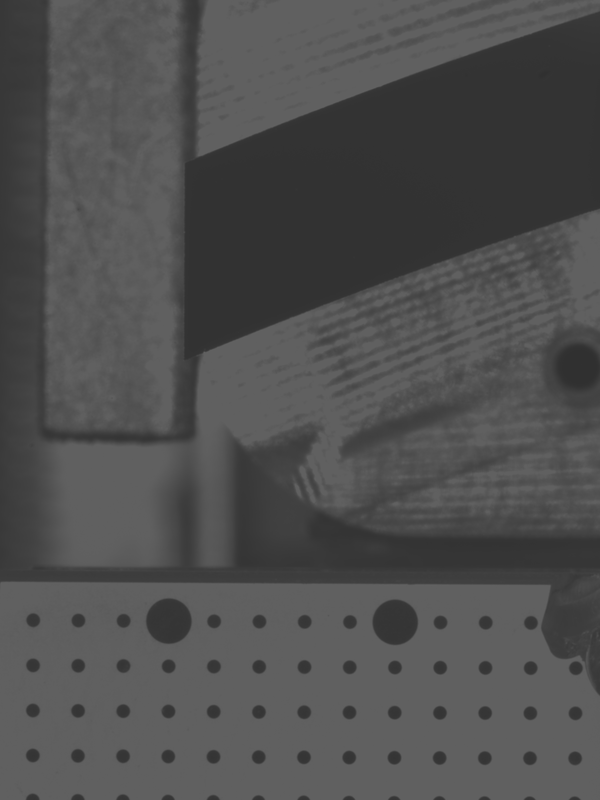
#> input picture data/smt_image/343216_20160805-142843_L.tif, 600 x 800 px
$ python extract_corners.py   (older library calls are emulated)
#> lines starting #> are read from the running program, lines starting #| are printed output that depends on the picture; after the words box and inside, x2 and y2 are one past the last pixel; in counts of white or black regions, pixels touching at a corner belong together
import cv2

import numpy as np
np.set_printoptions(threshold=np.nan)


img = cv2.imread("../../data/smt_image/343216_20160805-142843_L.tif")
#> img is the input picture: shape (800, 600, 3); min 48, max 97, mean 78.9
#img = cv2.imread("../../data/smt_image/342547_20160721-204408_R.tif")
left = True

imgray = cv2.cvtColor(img,cv2.COLOR_BGR2GRAY)

cv2.imshow("gray", imgray)

ret,thresh = cv2.threshold(imgray,60,255,0)
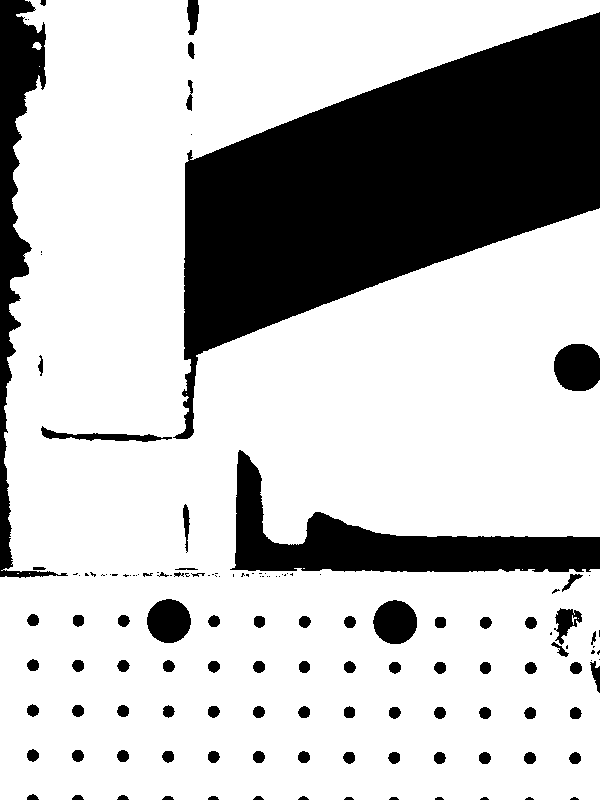
#> thresh: shape (800, 600); 74.7% white; 139 black regions (55 under 20 px), largest, box (x1, y1, x2, y2) and area: (173, 12, 600, 439) 82339, (230, 450, 600, 572) 15321, (0, 0, 68, 578) 10196

cv2.imshow("Thresh", thresh)

kernel = np.ones((7,7),np.uint8)

thresh = cv2.dilate(thresh,kernel,iterations = 1)
#> thresh: shape (800, 600); 79% white; 66 black regions (56 under 20 px), largest, box (x1, y1, x2, y2) and area: (187, 16, 600, 356) 77624, (238, 456, 600, 569) 12045, (0, 0, 42, 566) 6943
thresh = cv2.erode(thresh,kernel,iterations = 1)
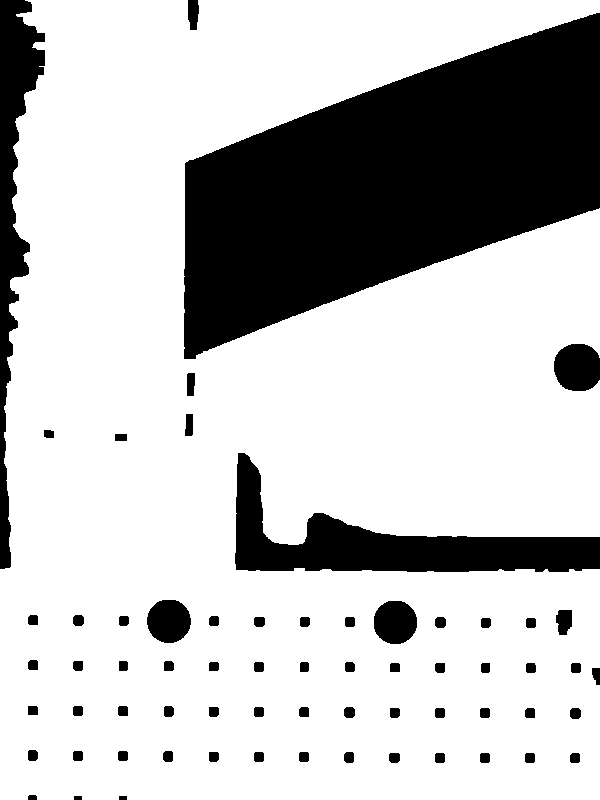
#> thresh: shape (800, 600); 75.6% white; 65 black regions, largest, box (x1, y1, x2, y2) and area: (184, 13, 600, 359) 81617, (235, 453, 600, 572) 15165, (0, 0, 45, 569) 9544

#cv2.imshow("Eroded", thresh)

thresh = cv2.bitwise_not(thresh)
#> thresh: shape (800, 600); 24.4% white; 65 white regions

im, contours, hierarchy = cv2.findContours(thresh,cv2.RETR_TREE,cv2.CHAIN_APPROX_SIMPLE)
#> contours = 65 contours; largest, box (x1, y1, x2, y2) and area: (184, 13, 600, 359) 81005, (235, 453, 600, 572) 14681, (0, 0, 45, 569) 8898, (554, 344, 600, 391) 1742, (147, 600, 191, 643) 1438

#cv2.drawContours(img, contours, -1, (0,255,0), 3)

def limit(val, maxVal):
    return min(max(0, val), maxVal)

biggest_shape = max(contours, key = cv2.contourArea)
#> biggest_shape = contour of 607 points, box (x1, y1, x2, y2) (184, 13, 600, 359), area 81005
x,y,w,h = cv2.boundingRect(biggest_shape)
#> x = 184; y = 13; w = 416; h = 346
w += 20
#> w = 436
h += 20
#> h = 366
x -= 10
#> x = 174
y -= 10
#> y = 3

x1 = limit(x, thresh.shape[0])
#> x1 = 174
y1 = limit(y, thresh.shape[1])
#> y1 = 3
x2 = limit(x + w, thresh.shape[0])
#> x2 = 610
y2 = limit(y + h, thresh.shape[1])
#> y2 = 369

#cv2.rectangle(thresh,(x1,y1),(x2,y2),(0,255,0),2)
cornerPic = thresh[y1:y2, x1:x2]
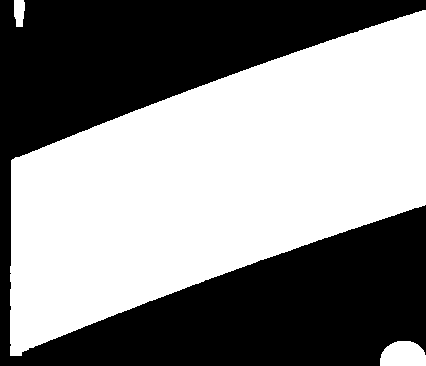
#> cornerPic: shape (366, 426); 53.1% white; 1 black region, box (x1, y1, x2, y2) and area: (0, 0, 426, 366) 73072
cv2.imshow("corner", cornerPic)
stencil = np.zeros(thresh.shape).astype(img.dtype)
cv2.fillPoly(stencil, [biggest_shape], 255)
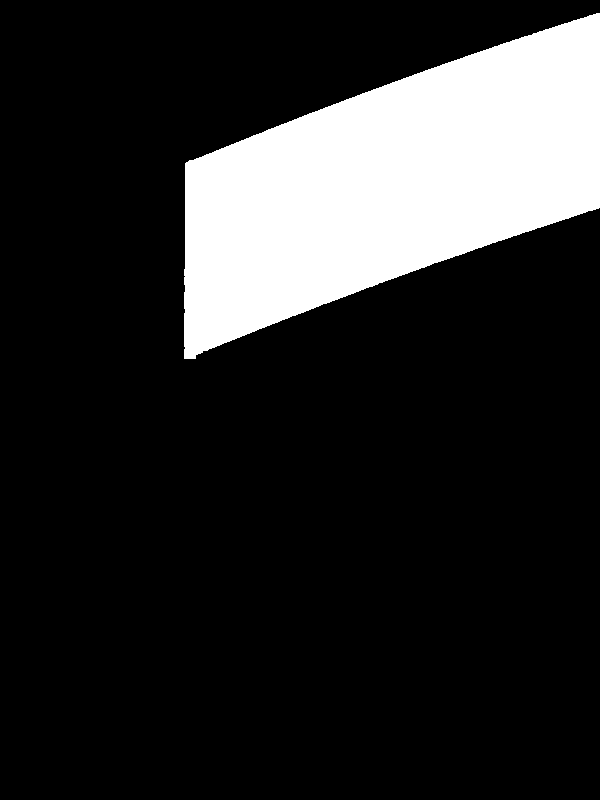
#> stencil: shape (800, 600); 17% white; 1 white region, box (x1, y1, x2, y2) and area: (184, 13, 600, 359) 81617
cutOut = cv2.bitwise_and(thresh, stencil)[y1:y2, x1:x2]
#> cutOut: shape (366, 426); 52.3% white; 1 black region, box (x1, y1, x2, y2) and area: (0, 0, 426, 366) 74299

# Detector parameters
blockSize = 6
apertureSize = 3
k = 0.05

# Detecting corners
dst = cv2.cornerHarris(cutOut, blockSize, apertureSize, k)
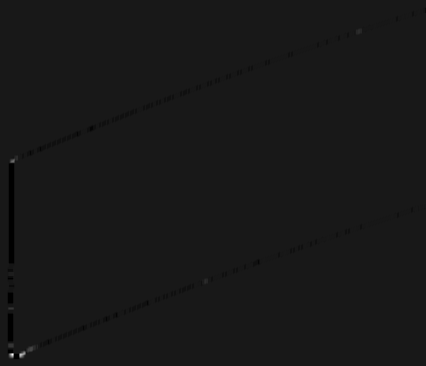
#> dst: shape (366, 426) float32; min -0.00556, max 0.052, mean -4.06e-05; drawn with min black and max white
dst_norm = np.empty(dst.shape, dtype=np.float32)
cv2.normalize(dst, dst_norm, alpha=0, beta=255, norm_type=cv2.NORM_MINMAX)
dst_norm_scaled = cv2.convertScaleAbs(dst_norm)
# Drawing a circle around corners
# Cluster around y
corners = []
threshold = 100
for i in range(dst_norm.shape[0]):
    for j in range(dst_norm.shape[1]):
        if int(dst_norm[i,j]) > threshold:
            corners.append((j, i))
            cv2.circle(cutOut, (j,i), 5, (0), 2)
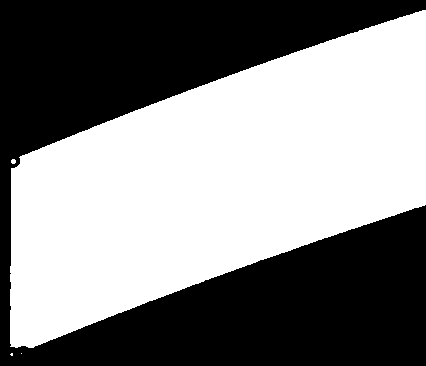
#> cutOut: shape (366, 426); 52.2% white; 1 black region, box (x1, y1, x2, y2) and area: (0, 0, 426, 366) 74486
#> after the loop, corners = 35 pairs, first value 10 to 24, second value 160 to 356

print("Corners: " + str(corners))
#> (printed output is left out)
corners.sort(key=lambda x: x[1])
corners = np.array(corners)
#corners.sort(axis = 1)
clusters = []
currentCluster = []
prev = None
for corner in corners:
    if prev is None or abs(prev[1] - corner[1]) <= 2:
        currentCluster.append(corner)
    else:
        clusters.append(currentCluster)
        currentCluster = []
    prev = corner
#> this loop made 35 passes
#> prev on passes 1 to 8: [13, 160], [12, 161], [13, 161], [23, 352], [24, 352], [11, 353], [12, 353], [13, 353]
#> after the loop, clusters = [[[13, 160], [12, 161], [13, 161]]]

if len(currentCluster) > 0:
    clusters.append(currentCluster)

import pprint
pp = pprint.PrettyPrinter(depth=6)
pp.pprint(clusters)
#> (printed output is left out)
#print(clusters)
corners = []
for cluster in clusters:
    cluster.sort(key=lambda x: x[0])
    print("Cluster: " + str(cluster))
    if left:    # min y
        min = (np.Inf, 0)
        for corner in cluster:
            if corner[0] < min[0]:
                min = corner
        corners.append(min)
    else: # max y
        max = (np.NINF, 0)
        for corner in cluster:
            if corner[0] > max[0]:
                max = corner
        corners.append(max)
#> this loop made 2 passes
#> (printed output is left out)
#> after the loop, corners = [[12, 161], [10, 354]]

#    corners.append(corner)

print(corners)
#| [array([ 12, 161]), array([ 10, 354])]

print("Top Left: " + str(corners[0]))
#| Top Left: [ 12 161]
print("Bottom Left: " + str(corners[1]))
#| Bottom Left: [ 10 354]
# Transform corners back to original image space
originalCorners1 = (int(x1 + corners[0][0]), int(y1 + corners[0][1]))
#> originalCorners1 = (186, 164)
originalCorners2 = (int(x1 + corners[1][0]), int(y1 + corners[1][1]))
#> originalCorners2 = (184, 357)
cv2.circle(img, originalCorners1, 5, (0,255,0), 2)
cv2.circle(img, originalCorners2, 5, (0,255,0), 2)
#> img: shape (800, 600, 3); mean B, G, R 78.9, 79, 78.9


cv2.imshow("cut out", cutOut)
cv2.drawContours(img, [biggest_shape], -1, (255,0,0), 1)
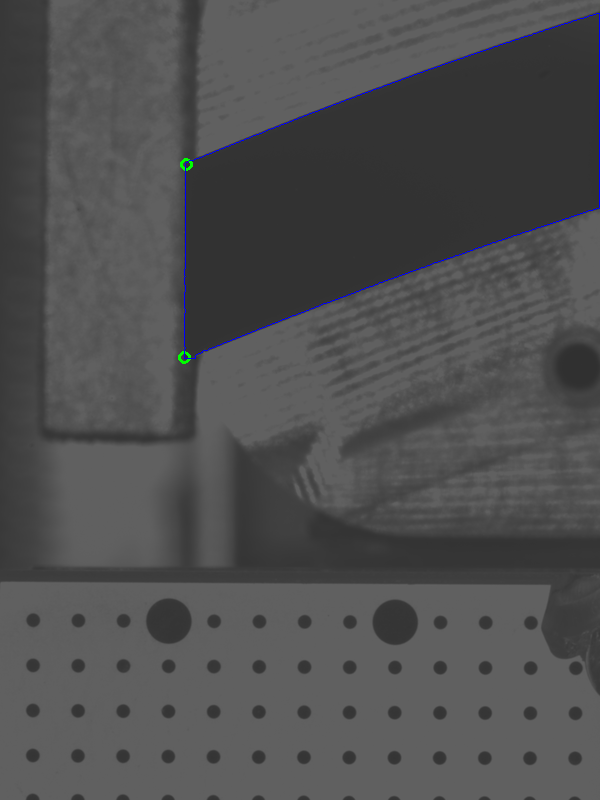
#> img: shape (800, 600, 3); mean B, G, R 79.4, 78.8, 78.7


cv2.imshow("Test", img)
cv2.waitKey()

$ run again, with data/smt_image/342547_20160721-204408_R.tif copied over data/smt_image/343216_20160805-142843_L.tif
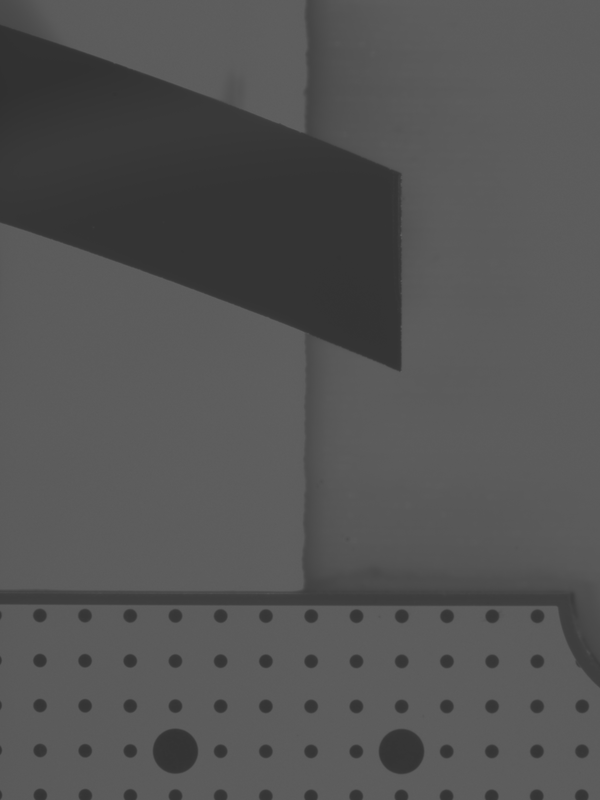
#> input picture data/smt_image/342547_20160721-204408_R.tif, 600 x 800 px
#> img is the input picture: shape (800, 600, 3); min 48, max 96, mean 83.3
#> contours = 64 contours; largest, box (x1, y1, x2, y2) and area: (0, 26, 401, 368) 78094, (154, 730, 197, 773) 1437, (380, 730, 423, 773) 1426, (351, 746, 362, 757) 92, (396, 701, 407, 712) 92
#> biggest_shape = contour of 615 points, box (x1, y1, x2, y2) (0, 26, 401, 368), area 78094
#> `x,y,w,h = cv2.boundingRect(biggest_shape)`: x = 0; y = 26; w = 401; h = 342
#> `w += 20`: w = 421
#> `h += 20`: h = 362
#> `x -= 10`: x = -10
#> `y -= 10`: y = 16
#> x1 = 0
#> y1 = 16
#> x2 = 411
#> y2 = 378
#> cornerPic: shape (362, 411); 52.9% white; 1 black region, box (x1, y1, x2, y2) and area: (0, 0, 411, 362) 70094
#> stencil: shape (800, 600); 16.4% white; 1 white region, box (x1, y1, x2, y2) and area: (0, 26, 401, 368) 78688
#> after the loop `for i in range(dst_norm.shape[0]):`:
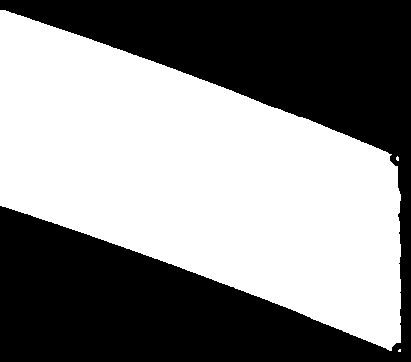
#> cutOut: shape (362, 411); 52.8% white; 1 black region, box (x1, y1, x2, y2) and area: (0, 0, 411, 362) 70223
#> after the loop `for i in range(dst_norm.shape[0]):`: corners = [(397, 157), (398, 157), (396, 158), (397, 158), (398, 158), (399, 158), (397, 159), (398, 159), (398, 349), (399, 349), (400, 349), (398, 350), (399, 350), (400, 350), (401, 350), (398, 351), (399, 351), (400, 351), (401, 351), (399, 352), (400, 352)]
#> (printed output is left out)
#> `corners = np.array(corners)`: corners = 21 rows, first 8: [397, 157], [398, 157], [396, 158], [397, 158], [398, 158], [399, 158], [397, 159], [398, 159]
#> the loop `for corner in corners:` made 21 passes
#> after the loop `for corner in corners:`: clusters = [[[397, 157], [398, 157], [396, 158], [397, 158], [398, 158], [399, 158], [397, 159], [398, 159]]]
#> (printed output is left out)
#> the loop `for cluster in clusters:` made 2 passes
#> (printed output is left out)
#> after the loop `for cluster in clusters:`: corners = [[396, 158], [398, 350]]
#| [array([396, 158]), array([398, 350])]
#| Top Left: [396 158]
#| Bottom Left: [398 350]
#> originalCorners1 = (396, 174)
#> originalCorners2 = (398, 366)
#> `cv2.drawContours(img, [biggest_shape], -1, (255,0,0), 1)`:
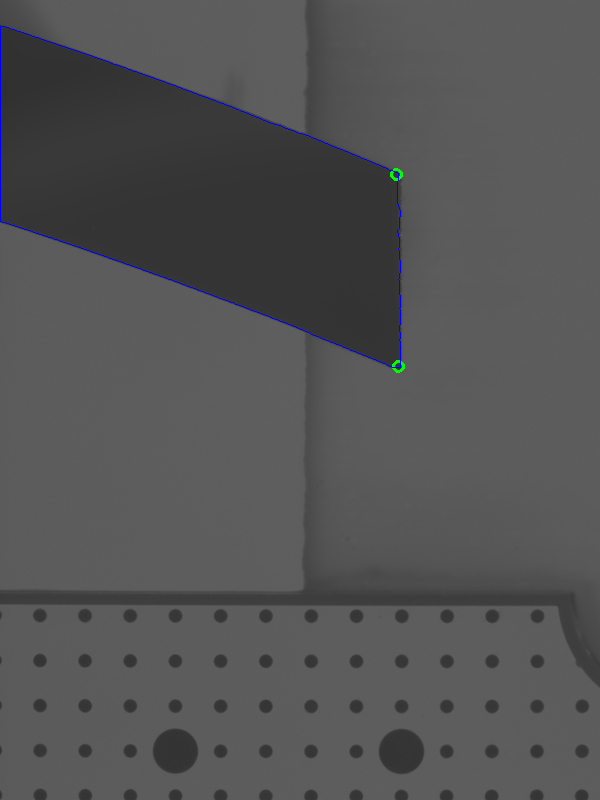
#> img: shape (800, 600, 3); mean B, G, R 83.8, 83.3, 83.2

$ run again, with data/smt_image/343622_20160722-094657_L.tif copied over data/smt_image/343216_20160805-142843_L.tif
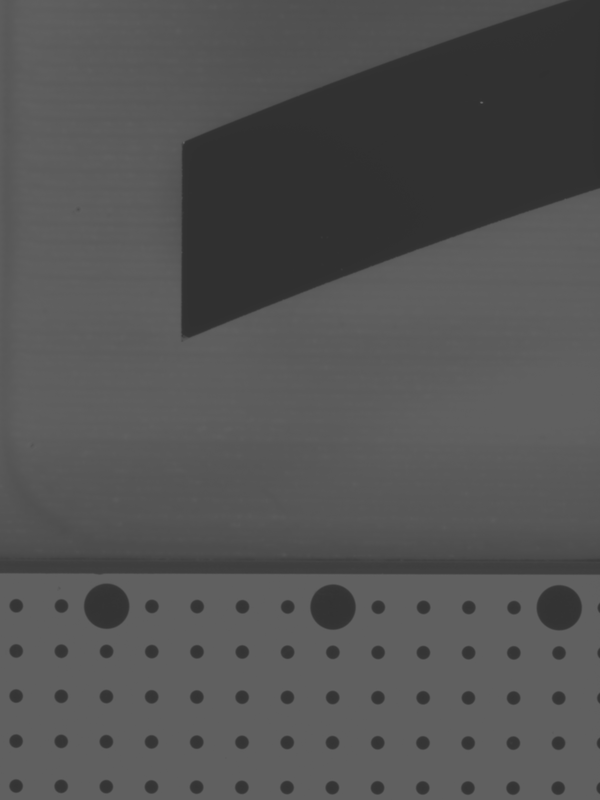
#> input picture data/smt_image/343622_20160722-094657_L.tif, 600 x 800 px
#> img is the input picture: shape (800, 600, 3); min 48, max 104, mean 82.8
#> contours = 67 contours, 1 with area under 20; largest, box (x1, y1, x2, y2) and area: (182, 0, 600, 336) 81668, (311, 585, 355, 629) 1454, (538, 586, 581, 630) 1444, (85, 585, 128, 628) 1438, (327, 737, 338, 748) 92
#> biggest_shape = contour of 598 points, box (x1, y1, x2, y2) (182, 0, 600, 336), area 81668
#> `x,y,w,h = cv2.boundingRect(biggest_shape)`: x = 182; y = 0; w = 418; h = 336
#> `w += 20`: w = 438
#> `h += 20`: h = 356
#> `x -= 10`: x = 172
#> `y -= 10`: y = -10
#> x1 = 172
#> y1 = 0
#> x2 = 610
#> y2 = 346
#> cornerPic: shape (346, 428); 55.6% white; 2 black regions (1 under 20 px), largest, box (x1, y1, x2, y2) and area: (0, 0, 428, 346) 65814
#> stencil: shape (800, 600); 17.1% white; 1 white region, box (x1, y1, x2, y2) and area: (182, 0, 600, 336) 82274
#> after the loop `for i in range(dst_norm.shape[0]):`:
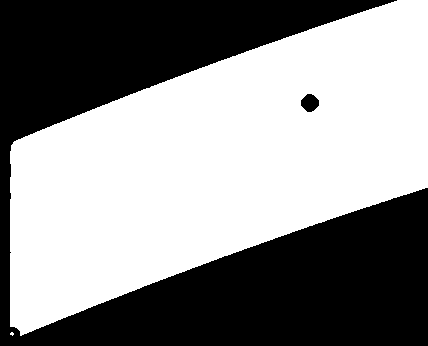
#> cutOut: shape (346, 428); 55.4% white; 2 black regions, box (x1, y1, x2, y2) and area: (0, 0, 428, 346) 65880, (301, 94, 319, 112) 238
#> after the loop `for i in range(dst_norm.shape[0]):`: corners = 34 pairs, first value 10 to 312, second value 100 to 335
#> (printed output is left out)
#> the loop `for corner in corners:` made 34 passes
#> prev on passes 1 to 8: [309, 100], [310, 100], [308, 101], [309, 101], [310, 101], [311, 101], [307, 102], [308, 102]
#> after the loop `for corner in corners:`: clusters = 1 item
#> (printed output is left out)
#> the loop `for cluster in clusters:` made 2 passes
#> (printed output is left out)
#> after the loop `for cluster in clusters:`: corners = [[307, 102], [10, 334]]
#| [array([307, 102]), array([ 10, 334])]
#| Top Left: [307 102]
#| Bottom Left: [ 10 334]
#> originalCorners1 = (479, 102)
#> originalCorners2 = (182, 334)
#> `cv2.drawContours(img, [biggest_shape], -1, (255,0,0), 1)`:
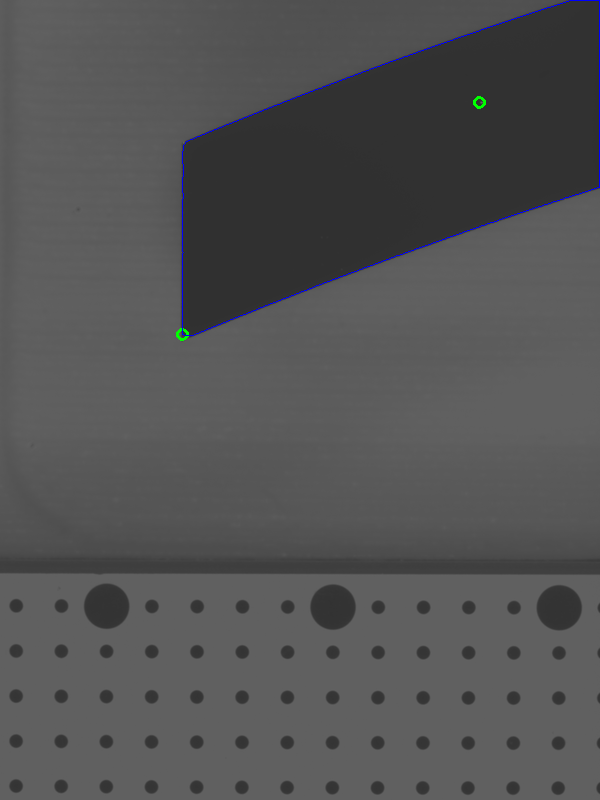
#> img: shape (800, 600, 3); mean B, G, R 83.3, 82.7, 82.6
